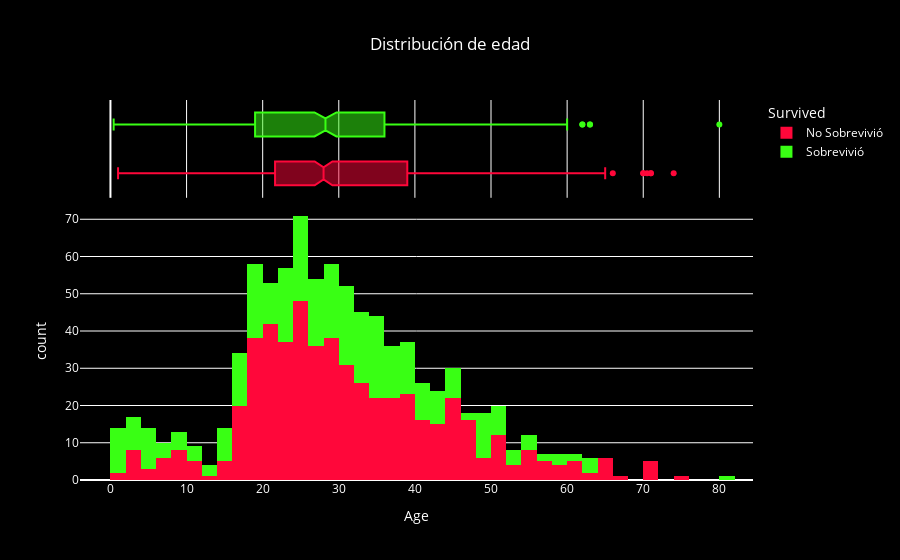

The cell this chart's notebook holds for it:
### Code cell
fig = px.histogram(
    df_clean,
    x = "Age",
    color = "Survived",
    marginal = "box",
    nbins = 50,
    title = "Distribución de edad",
    color_discrete_map = { 0: "#ff073a", 1: "#39ff14" },
    category_orders = { "Survived": [ 0, 1 ] }
)

fig.for_each_trace(lambda t: t.update(name = t.name.replace("0", "No Sobrevivió").replace("1", "Sobrevivió")))

fig.update_layout(
    title_x = 0.5,
    plot_bgcolor = "black",
    paper_bgcolor = "black",
    font_color = "white",
    title_font = dict(color = "white"),
    legend_bgcolor = "black",
    legend_font = dict(color = "white")
)

fig.show()

### Figure 1 — Plotly figure (JSON) as saved in the notebook; plotly's stock layout.template omitted (floating-point values rounded to 4 significant figures; data arrays with more than 128 entries replaced by an {"elided": "..."} marker saying what was removed)
{"data": [{"alignmentgroup": "True", "bingroup": "x", "hovertemplate": "Survived=0<br>Age=%{x}<br>count=%{y}<extra></extra>", "legendgroup": "0", "marker": {"color": "#ff073a", "pattern": {"shape": ""}}, "name": "No Sobrevivió", "nbinsx": 50, "offsetgroup": "0", "orientation": "v", "showlegend": true, "type": "histogram", "x": {"elided": "549 float values"}, "xaxis": "x", "yaxis": "y"}, {"alignmentgroup": "True", "hovertemplate": "Survived=0<br>Age=%{x}<extra></extra>", "legendgroup": "0", "marker": {"color": "#ff073a"}, "name": "No Sobrevivió", "notched": true, "offsetgroup": "0", "showlegend": false, "type": "box", "x": {"elided": "549 float values"}, "xaxis": "x2", "yaxis": "y2"}, {"alignmentgroup": "True", "bingroup": "x", "hovertemplate": "Survived=1<br>Age=%{x}<br>count=%{y}<extra></extra>", "legendgroup": "1", "marker": {"color": "#39ff14", "pattern": {"shape": ""}}, "name": "Sobrevivió", "nbinsx": 50, "offsetgroup": "1", "orientation": "v", "showlegend": true, "type": "histogram", "x": {"elided": "342 float values"}, "xaxis": "x", "yaxis": "y"}, {"alignmentgroup": "True", "hovertemplate": "Survived=1<br>Age=%{x}<extra></extra>", "legendgroup": "1", "marker": {"color": "#39ff14"}, "name": "Sobrevivió", "notched": true, "offsetgroup": "1", "showlegend": false, "type": "box", "x": {"elided": "342 float values"}, "xaxis": "x2", "yaxis": "y2"}], "layout": {"barmode": "relative", "font": {"color": "white"}, "legend": {"bgcolor": "black", "font": {"color": "white"}, "title": {"text": "Survived"}, "tracegroupgap": 0}, "paper_bgcolor": "black", "plot_bgcolor": "black", "title": {"font": {"color": "white"}, "text": "Distribución de edad", "x": 0.5}, "xaxis": {"anchor": "y", "domain": [0, 1], "title": {"text": "Age"}}, "xaxis2": {"anchor": "y2", "domain": [0, 1], "matches": "x", "showgrid": true, "showticklabels": false}, "yaxis": {"anchor": "x", "domain": [0, 0.7326], "title": {"text": "count"}}, "yaxis2": {"anchor": "x2", "domain": [0.7426, 1], "matches": "y2", "showgrid": false, "showline": false, "showticklabels": false, "ticks": ""}}}
